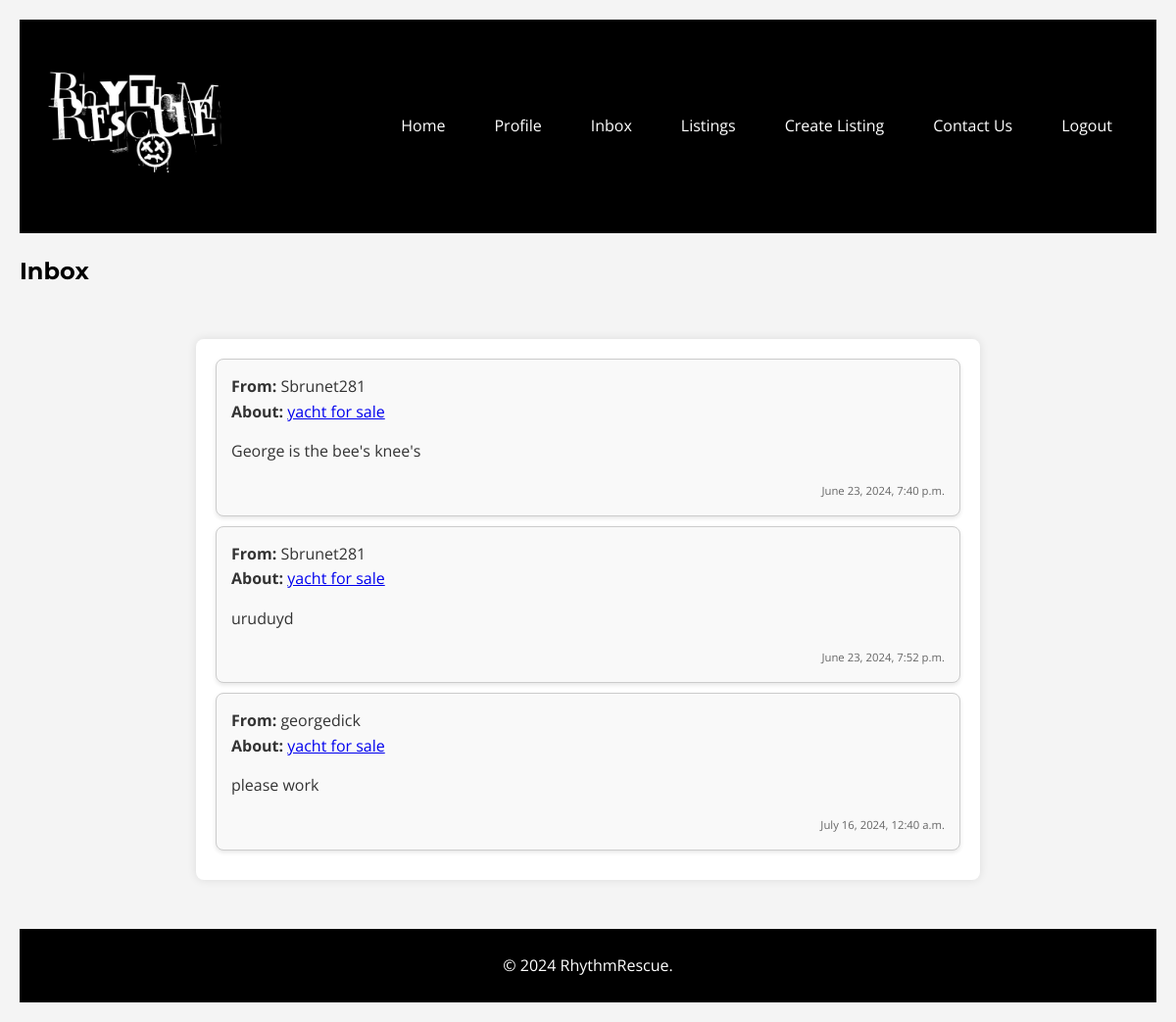
/messaging/inbox/ (signed in), run on an earlier commit of the app's database.
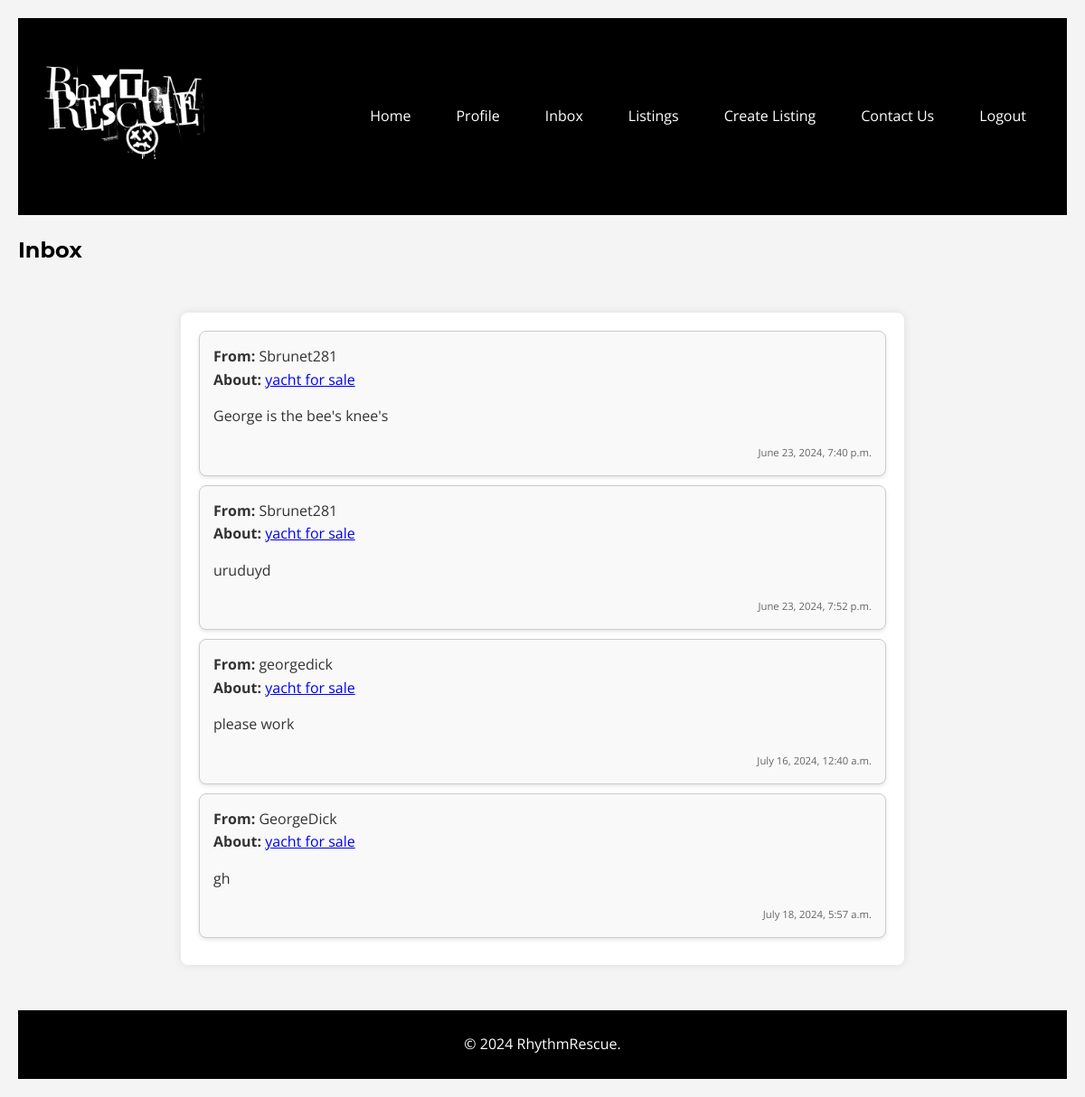
And on a later commit of the database.
### messaging/models.py (models this page shows, shortened)
class Message(models.Model):
    sender = models.ForeignKey(CustomUser, related_name='sent_messages', on_delete=models.CASCADE)
    receiver = models.ForeignKey(CustomUser, related_name='received_messages', on_delete=models.CASCADE)
    listing = models.ForeignKey(Listing, on_delete=models.CASCADE)
    content = models.TextField()
    timestamp = models.DateTimeField(auto_now_add=True)
    is_read = models.BooleanField(default=False)

### users/models.py (models this page shows)
class CustomUser(AbstractUser):
    email = models.EmailField(unique=True)
    profile_picture = models.ImageField(upload_to='profile_pics/', blank=True)
    groups = models.ManyToManyField(
        'auth.Group',
        related_name='customuser_set',  # Change this line
        blank=True,
        help_text=('The groups this user belongs to. A user will get all permissions '
                   'granted to each of their groups.'),
        related_query_name='customuser',
    )
    user_permissions = models.ManyToManyField(
        'auth.Permission',
        related_name='customuser_set',  # Change this line
        blank=True,
        help_text='Specific permissions for this user.',
        related_query_name='customuser',
    )

### listings/models.py (models this page shows, shortened)
class Listing(models.Model):
    title = models.CharField(max_length=255)
    slug = models.SlugField(unique=True, blank=True)
    description = models.TextField()
    price = models.DecimalField(max_digits=10, decimal_places=2)
    category = models.ForeignKey(Category, on_delete=models.CASCADE)
    seller = models.ForeignKey(CustomUser, on_delete=models.CASCADE)
    image = models.ImageField(upload_to='listing_images/', blank=True, null=True)
    created_at = models.DateTimeField(auto_now_add=True)

### messaging/views.py (the view)
# urls.py: path('inbox/', views.inbox, name='inbox'),
@login_required
def inbox(request):
    messages = Message.objects.filter(receiver=request.user)
    return render(request, 'messaging/inbox.html', {'messages': messages})

### templates/messaging/inbox.html (shortened to what this page needs)
{% extends 'base.html' %}
{% load static %}
{% block extra_css %}
    <link rel="stylesheet" href="{% static 'css/messaging.css' %}">
{% endblock %}
{% block content %}
<h2>Inbox</h2>
<div class="inbox">
    {% if messages %}
        {% for message in messages %}
            <div class="message-card">
                <div class="message-header">
                    <strong>From:</strong> {{ message.sender.username }}<br>
                    <strong>About:</strong> <a href="{% url 'listing_detail' message.listing.pk %}">{{ message.listing.title }}</a>
                </div>
                <div class="message-body">
                    <p>{{ message.content }}</p>
                </div>
                <div class="message-footer">
                    <small>{{ message.timestamp }}</small>
                </div>
            </div>
        {% endfor %}
    {% else %}
        <p>No messages found.</p>
    {% endif %}
</div>
{% endblock %}

What changed in the data, as far as the page shows it:
added Message: sender.username "GeorgeDick", listing "yacht for sale", content "gh", timestamp "July 18, 2024, 5:57 a.m."
